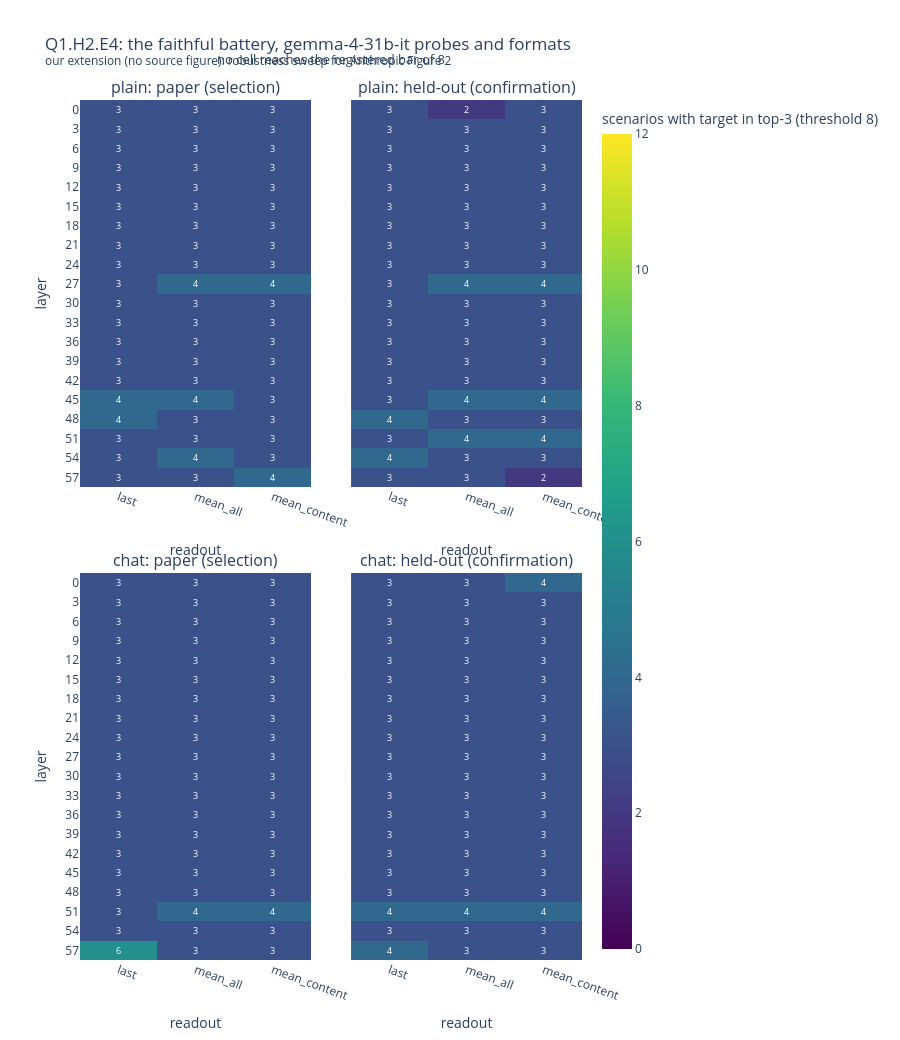

The code cell stored with this chart in its notebook:
### Code cell
# this cell draws the four sweep grids with per-cell scores (bold at the pass bar of 8)
titles = [
    f"{fmt}: {'paper (selection)' if kind == 'scenario' else 'held-out (confirmation)'}"
    for fmt in formats
    for kind in ("scenario", "heldout")
]
fig = make_subplots(
    rows=len(formats),
    cols=2,
    subplot_titles=titles,
    shared_yaxes=True,
    horizontal_spacing=0.08,
    vertical_spacing=0.10,
)
for fi, fmt in enumerate(formats):
    for ki, kind in enumerate(("scenario", "heldout")):
        G = grids[(fmt, kind)]
        fig.add_trace(
            go.Heatmap(
                z=G,
                colorscale="Viridis",
                zmin=0,
                zmax=12,
                showscale=(fi == 0 and ki == 0),
                colorbar=dict(title="scenarios with target in top-3 (threshold 8)"),
            ),
            row=fi + 1,
            col=ki + 1,
        )
        for lp in range(len(layers)):
            for rp in range(len(READOUTS)):
                v = int(G[lp, rp])
                fig.add_annotation(
                    x=rp,
                    y=lp,
                    text=f"<b>{v}</b>" if v >= 8 else str(v),
                    showarrow=False,
                    font=dict(size=9, color="white" if v < 7 else "black"),
                    row=fi + 1,
                    col=ki + 1,
                )
        fig.update_xaxes(
            tickvals=list(range(len(READOUTS))),
            ticktext=READOUTS,
            tickangle=20,
            title_text="readout",
            row=fi + 1,
            col=ki + 1,
        )
        fig.update_yaxes(autorange="reversed", row=fi + 1, col=ki + 1)
    fig.update_yaxes(
        tickvals=list(range(len(layers))),
        ticktext=[str(l) for l in layers],
        title_text="layer",
        row=fi + 1,
        col=1,
    )
fig.update_layout(
    title="Q1.H2.E4: the faithful battery, gemma-4-31b-it probes and formats<br><sup>our extension (no source figure): robustness sweep for Anthropic Figure 2</sup>",
    height=520 * len(formats),
    width=900,
)
fig.add_annotation(
    text="no cell reaches the registered bar of 8",
    xref="paper",
    yref="paper",
    x=0.5,
    y=1.06,
    showarrow=False,
    font=dict(size=13),
)
fig.show()

### Figure 1 — Plotly figure (JSON) as saved in the notebook; plotly's stock layout.template omitted (floating-point values rounded to 4 significant figures)
{"data": [{"colorbar": {"title": {"text": "scenarios with target in top-3 (threshold 8)"}}, "colorscale": [[0.0, "#440154"], [0.1111, "#482878"], [0.2222, "#3e4989"], [0.3333, "#31688e"], [0.4444, "#26828e"], [0.5556, "#1f9e89"], [0.6667, "#35b779"], [0.7778, "#6ece58"], [0.8889, "#b5de2b"], [1.0, "#fde725"]], "showscale": true, "type": "heatmap", "xaxis": "x", "yaxis": "y", "z": [[3, 3, 3], [3, 3, 3], [3, 3, 3], [3, 3, 3], [3, 3, 3], [3, 3, 3], [3, 3, 3], [3, 3, 3], [3, 3, 3], [3, 4, 4], [3, 3, 3], [3, 3, 3], [3, 3, 3], [3, 3, 3], [3, 3, 3], [4, 4, 3], [4, 3, 3], [3, 3, 3], [3, 4, 3], [3, 3, 4]], "zmax": 12, "zmin": 0}, {"colorbar": {"title": {"text": "scenarios with target in top-3 (threshold 8)"}}, "colorscale": [[0.0, "#440154"], [0.1111, "#482878"], [0.2222, "#3e4989"], [0.3333, "#31688e"], [0.4444, "#26828e"], [0.5556, "#1f9e89"], [0.6667, "#35b779"], [0.7778, "#6ece58"], [0.8889, "#b5de2b"], [1.0, "#fde725"]], "showscale": false, "type": "heatmap", "xaxis": "x2", "yaxis": "y2", "z": [[3, 2, 3], [3, 3, 3], [3, 3, 3], [3, 3, 3], [3, 3, 3], [3, 3, 3], [3, 3, 3], [3, 3, 3], [3, 3, 3], [3, 4, 4], [3, 3, 3], [3, 3, 3], [3, 3, 3], [3, 3, 3], [3, 3, 3], [3, 4, 4], [4, 3, 3], [3, 4, 4], [4, 3, 3], [3, 3, 2]], "zmax": 12, "zmin": 0}, {"colorbar": {"title": {"text": "scenarios with target in top-3 (threshold 8)"}}, "colorscale": [[0.0, "#440154"], [0.1111, "#482878"], [0.2222, "#3e4989"], [0.3333, "#31688e"], [0.4444, "#26828e"], [0.5556, "#1f9e89"], [0.6667, "#35b779"], [0.7778, "#6ece58"], [0.8889, "#b5de2b"], [1.0, "#fde725"]], "showscale": false, "type": "heatmap", "xaxis": "x3", "yaxis": "y3", "z": [[3, 3, 3], [3, 3, 3], [3, 3, 3], [3, 3, 3], [3, 3, 3], [3, 3, 3], [3, 3, 3], [3, 3, 3], [3, 3, 3], [3, 3, 3], [3, 3, 3], [3, 3, 3], [3, 3, 3], [3, 3, 3], [3, 3, 3], [3, 3, 3], [3, 3, 3], [3, 4, 4], [3, 3, 3], [6, 3, 3]], "zmax": 12, "zmin": 0}, {"colorbar": {"title": {"text": "scenarios with target in top-3 (threshold 8)"}}, "colorscale": [[0.0, "#440154"], [0.1111, "#482878"], [0.2222, "#3e4989"], [0.3333, "#31688e"], [0.4444, "#26828e"], [0.5556, "#1f9e89"], [0.6667, "#35b779"], [0.7778, "#6ece58"], [0.8889, "#b5de2b"], [1.0, "#fde725"]], "showscale": false, "type": "heatmap", "xaxis": "x4", "yaxis": "y4", "z": [[3, 3, 4], [3, 3, 3], [3, 3, 3], [3, 3, 3], [3, 3, 3], [3, 3, 3], [3, 3, 3], [3, 3, 3], [3, 3, 3], [3, 3, 3], [3, 3, 3], [3, 3, 3], [3, 3, 3], [3, 3, 3], [3, 3, 3], [3, 3, 3], [3, 3, 3], [4, 4, 4], [3, 3, 3], [4, 3, 3]], "zmax": 12, "zmin": 0}], "layout": {"annotations": [{"font": {"size": 16}, "showarrow": false, "text": "plain: paper (selection)", "x": 0.23, "xanchor": "center", "xref": "paper", "y": 1.0, "yanchor": "bottom", "yref": "paper"}, {"font": {"size": 16}, "showarrow": false, "text": "plain: held-out (confirmation)", "x": 0.77, "xanchor": "center", "xref": "paper", "y": 1.0, "yanchor": "bottom", "yref": "paper"}, {"font": {"size": 16}, "showarrow": false, "text": "chat: paper (selection)", "x": 0.23, "xanchor": "center", "xref": "paper", "y": 0.45, "yanchor": "bottom", "yref": "paper"}, {"font": {"size": 16}, "showarrow": false, "text": "chat: held-out (confirmation)", "x": 0.77, "xanchor": "center", "xref": "paper", "y": 0.45, "yanchor": "bottom", "yref": "paper"}, {"font": {"color": "white", "size": 9}, "showarrow": false, "text": "3", "x": 0, "xref": "x", "y": 0, "yref": "y"}, {"font": {"color": "white", "size": 9}, "showarrow": false, "text": "3", "x": 1, "xref": "x", "y": 0, "yref": "y"}, {"font": {"color": "white", "size": 9}, "showarrow": false, "text": "3", "x": 2, "xref": "x", "y": 0, "yref": "y"}, {"font": {"color": "white", "size": 9}, "showarrow": false, "text": "3", "x": 0, "xref": "x", "y": 1, "yref": "y"}, {"font": {"color": "white", "size": 9}, "showarrow": false, "text": "3", "x": 1, "xref": "x", "y": 1, "yref": "y"}, {"font": {"color": "white", "size": 9}, "showarrow": false, "text": "3", "x": 2, "xref": "x", "y": 1, "yref": "y"}, {"font": {"color": "white", "size": 9}, "showarrow": false, "text": "3", "x": 0, "xref": "x", "y": 2, "yref": "y"}, {"font": {"color": "white", "size": 9}, "showarrow": false, "text": "3", "x": 1, "xref": "x", "y": 2, "yref": "y"}, {"font": {"color": "white", "size": 9}, "showarrow": false, "text": "3", "x": 2, "xref": "x", "y": 2, "yref": "y"}, {"font": {"color": "white", "size": 9}, "showarrow": false, "text": "3", "x": 0, "xref": "x", "y": 3, "yref": "y"}, {"font": {"color": "white", "size": 9}, "showarrow": false, "text": "3", "x": 1, "xref": "x", "y": 3, "yref": "y"}, {"font": {"color": "white", "size": 9}, "showarrow": false, "text": "3", "x": 2, "xref": "x", "y": 3, "yref": "y"}, {"font": {"color": "white", "size": 9}, "showarrow": false, "text": "3", "x": 0, "xref": "x", "y": 4, "yref": "y"}, {"font": {"color": "white", "size": 9}, "showarrow": false, "text": "3", "x": 1, "xref": "x", "y": 4, "yref": "y"}, {"font": {"color": "white", "size": 9}, "showarrow": false, "text": "3", "x": 2, "xref": "x", "y": 4, "yref": "y"}, {"font": {"color": "white", "size": 9}, "showarrow": false, "text": "3", "x": 0, "xref": "x", "y": 5, "yref": "y"}, {"font": {"color": "white", "size": 9}, "showarrow": false, "text": "3", "x": 1, "xref": "x", "y": 5, "yref": "y"}, {"font": {"color": "white", "size": 9}, "showarrow": false, "text": "3", "x": 2, "xref": "x", "y": 5, "yref": "y"}, {"font": {"color": "white", "size": 9}, "showarrow": false, "text": "3", "x": 0, "xref": "x", "y": 6, "yref": "y"}, {"font": {"color": "white", "size": 9}, "showarrow": false, "text": "3", "x": 1, "xref": "x", "y": 6, "yref": "y"}, {"font": {"color": "white", "size": 9}, "showarrow": false, "text": "3", "x": 2, "xref": "x", "y": 6, "yref": "y"}, {"font": {"color": "white", "size": 9}, "showarrow": false, "text": "3", "x": 0, "xref": "x", "y": 7, "yref": "y"}, {"font": {"color": "white", "size": 9}, "showarrow": false, "text": "3", "x": 1, "xref": "x", "y": 7, "yref": "y"}, {"font": {"color": "white", "size": 9}, "showarrow": false, "text": "3", "x": 2, "xref": "x", "y": 7, "yref": "y"}, {"font": {"color": "white", "size": 9}, "showarrow": false, "text": "3", "x": 0, "xref": "x", "y": 8, "yref": "y"}, {"font": {"color": "white", "size": 9}, "showarrow": false, "text": "3", "x": 1, "xref": "x", "y": 8, "yref": "y"}, {"font": {"color": "white", "size": 9}, "showarrow": false, "text": "3", "x": 2, "xref": "x", "y": 8, "yref": "y"}, {"font": {"color": "white", "size": 9}, "showarrow": false, "text": "3", "x": 0, "xref": "x", "y": 9, "yref": "y"}, {"font": {"color": "white", "size": 9}, "showarrow": false, "text": "4", "x": 1, "xref": "x", "y": 9, "yref": "y"}, {"font": {"color": "white", "size": 9}, "showarrow": false, "text": "4", "x": 2, "xref": "x", "y": 9, "yref": "y"}, {"font": {"color": "white", "size": 9}, "showarrow": false, "text": "3", "x": 0, "xref": "x", "y": 10, "yref": "y"}, {"font": {"color": "white", "size": 9}, "showarrow": false, "text": "3", "x": 1, "xref": "x", "y": 10, "yref": "y"}, {"font": {"color": "white", "size": 9}, "showarrow": false, "text": "3", "x": 2, "xref": "x", "y": 10, "yref": "y"}, {"font": {"color": "white", "size": 9}, "showarrow": false, "text": "3", "x": 0, "xref": "x", "y": 11, "yref": "y"}, {"font": {"color": "white", "size": 9}, "showarrow": false, "text": "3", "x": 1, "xref": "x", "y": 11, "yref": "y"}, {"font": {"color": "white", "size": 9}, "showarrow": false, "text": "3", "x": 2, "xref": "x", "y": 11, "yref": "y"}, {"font": {"color": "white", "size": 9}, "showarrow": false, "text": "3", "x": 0, "xref": "x", "y": 12, "yref": "y"}, {"font": {"color": "white", "size": 9}, "showarrow": false, "text": "3", "x": 1, "xref": "x", "y": 12, "yref": "y"}, {"font": {"color": "white", "size": 9}, "showarrow": false, "text": "3", "x": 2, "xref": "x", "y": 12, "yref": "y"}, {"font": {"color": "white", "size": 9}, "showarrow": false, "text": "3", "x": 0, "xref": "x", "y": 13, "yref": "y"}, {"font": {"color": "white", "size": 9}, "showarrow": false, "text": "3", "x": 1, "xref": "x", "y": 13, "yref": "y"}, {"font": {"color": "white", "size": 9}, "showarrow": false, "text": "3", "x": 2, "xref": "x", "y": 13, "yref": "y"}, {"font": {"color": "white", "size": 9}, "showarrow": false, "text": "3", "x": 0, "xref": "x", "y": 14, "yref": "y"}, {"font": {"color": "white", "size": 9}, "showarrow": false, "text": "3", "x": 1, "xref": "x", "y": 14, "yref": "y"}, {"font": {"color": "white", "size": 9}, "showarrow": false, "text": "3", "x": 2, "xref": "x", "y": 14, "yref": "y"}, {"font": {"color": "white", "size": 9}, "showarrow": false, "text": "4", "x": 0, "xref": "x", "y": 15, "yref": "y"}, {"font": {"color": "white", "size": 9}, "showarrow": false, "text": "4", "x": 1, "xref": "x", "y": 15, "yref": "y"}, {"font": {"color": "white", "size": 9}, "showarrow": false, "text": "3", "x": 2, "xref": "x", "y": 15, "yref": "y"}, {"font": {"color": "white", "size": 9}, "showarrow": false, "text": "4", "x": 0, "xref": "x", "y": 16, "yref": "y"}, {"font": {"color": "white", "size": 9}, "showarrow": false, "text": "3", "x": 1, "xref": "x", "y": 16, "yref": "y"}, {"font": {"color": "white", "size": 9}, "showarrow": false, "text": "3", "x": 2, "xref": "x", "y": 16, "yref": "y"}, {"font": {"color": "white", "size": 9}, "showarrow": false, "text": "3", "x": 0, "xref": "x", "y": 17, "yref": "y"}, {"font": {"color": "white", "size": 9}, "showarrow": false, "text": "3", "x": 1, "xref": "x", "y": 17, "yref": "y"}, {"font": {"color": "white", "size": 9}, "showarrow": false, "text": "3", "x": 2, "xref": "x", "y": 17, "yref": "y"}, {"font": {"color": "white", "size": 9}, "showarrow": false, "text": "3", "x": 0, "xref": "x", "y": 18, "yref": "y"}, {"font": {"color": "white", "size": 9}, "showarrow": false, "text": "4", "x": 1, "xref": "x", "y": 18, "yref": "y"}, {"font": {"color": "white", "size": 9}, "showarrow": false, "text": "3", "x": 2, "xref": "x", "y": 18, "yref": "y"}, {"font": {"color": "white", "size": 9}, "showarrow": false, "text": "3", "x": 0, "xref": "x", "y": 19, "yref": "y"}, {"font": {"color": "white", "size": 9}, "showarrow": false, "text": "3", "x": 1, "xref": "x", "y": 19, "yref": "y"}, {"font": {"color": "white", "size": 9}, "showarrow": false, "text": "4", "x": 2, "xref": "x", "y": 19, "yref": "y"}, {"font": {"color": "white", "size": 9}, "showarrow": false, "text": "3", "x": 0, "xref": "x2", "y": 0, "yref": "y2"}, {"font": {"color": "white", "size": 9}, "showarrow": false, "text": "2", "x": 1, "xref": "x2", "y": 0, "yref": "y2"}, {"font": {"color": "white", "size": 9}, "showarrow": false, "text": "3", "x": 2, "xref": "x2", "y": 0, "yref": "y2"}, {"font": {"color": "white", "size": 9}, "showarrow": false, "text": "3", "x": 0, "xref": "x2", "y": 1, "yref": "y2"}, {"font": {"color": "white", "size": 9}, "showarrow": false, "text": "3", "x": 1, "xref": "x2", "y": 1, "yref": "y2"}, {"font": {"color": "white", "size": 9}, "showarrow": false, "text": "3", "x": 2, "xref": "x2", "y": 1, "yref": "y2"}, {"font": {"color": "white", "size": 9}, "showarrow": false, "text": "3", "x": 0, "xref": "x2", "y": 2, "yref": "y2"}, {"font": {"color": "white", "size": 9}, "showarrow": false, "text": "3", "x": 1, "xref": "x2", "y": 2, "yref": "y2"}, {"font": {"color": "white", "size": 9}, "showarrow": false, "text": "3", "x": 2, "xref": "x2", "y": 2, "yref": "y2"}, {"font": {"color": "white", "size": 9}, "showarrow": false, "text": "3", "x": 0, "xref": "x2", "y": 3, "yref": "y2"}, {"font": {"color": "white", "size": 9}, "showarrow": false, "text": "3", "x": 1, "xref": "x2", "y": 3, "yref": "y2"}, {"font": {"color": "white", "size": 9}, "showarrow": false, "text": "3", "x": 2, "xref": "x2", "y": 3, "yref": "y2"}, {"font": {"color": "white", "size": 9}, "showarrow": false, "text": "3", "x": 0, "xref": "x2", "y": 4, "yref": "y2"}, {"font": {"color": "white", "size": 9}, "showarrow": false, "text": "3", "x": 1, "xref": "x2", "y": 4, "yref": "y2"}, {"font": {"color": "white", "size": 9}, "showarrow": false, "text": "3", "x": 2, "xref": "x2", "y": 4, "yref": "y2"}, {"font": {"color": "white", "size": 9}, "showarrow": false, "text": "3", "x": 0, "xref": "x2", "y": 5, "yref": "y2"}, {"font": {"color": "white", "size": 9}, "showarrow": false, "text": "3", "x": 1, "xref": "x2", "y": 5, "yref": "y2"}, {"font": {"color": "white", "size": 9}, "showarrow": false, "text": "3", "x": 2, "xref": "x2", "y": 5, "yref": "y2"}, {"font": {"color": "white", "size": 9}, "showarrow": false, "text": "3", "x": 0, "xref": "x2", "y": 6, "yref": "y2"}, {"font": {"color": "white", "size": 9}, "showarrow": false, "text": "3", "x": 1, "xref": "x2", "y": 6, "yref": "y2"}, {"font": {"color": "white", "size": 9}, "showarrow": false, "text": "3", "x": 2, "xref": "x2", "y": 6, "yref": "y2"}, {"font": {"color": "white", "size": 9}, "showarrow": false, "text": "3", "x": 0, "xref": "x2", "y": 7, "yref": "y2"}, {"font": {"color": "white", "size": 9}, "showarrow": false, "text": "3", "x": 1, "xref": "x2", "y": 7, "yref": "y2"}, {"font": {"color": "white", "size": 9}, "showarrow": false, "text": "3", "x": 2, "xref": "x2", "y": 7, "yref": "y2"}, {"font": {"color": "white", "size": 9}, "showarrow": false, "text": "3", "x": 0, "xref": "x2", "y": 8, "yref": "y2"}, {"font": {"color": "white", "size": 9}, "showarrow": false, "text": "3", "x": 1, "xref": "x2", "y": 8, "yref": "y2"}, {"font": {"color": "white", "size": 9}, "showarrow": false, "text": "3", "x": 2, "xref": "x2", "y": 8, "yref": "y2"}, {"font": {"color": "white", "size": 9}, "showarrow": false, "text": "3", "x": 0, "xref": "x2", "y": 9, "yref": "y2"}, {"font": {"color": "white", "size": 9}, "showarrow": false, "text": "4", "x": 1, "xref": "x2", "y": 9, "yref": "y2"}, {"font": {"color": "white", "size": 9}, "showarrow": false, "text": "4", "x": 2, "xref": "x2", "y": 9, "yref": "y2"}, {"font": {"color": "white", "size": 9}, "showarrow": false, "text": "3", "x": 0, "xref": "x2", "y": 10, "yref": "y2"}, {"font": {"color": "white", "size": 9}, "showarrow": false, "text": "3", "x": 1, "xref": "x2", "y": 10, "yref": "y2"}, {"font": {"color": "white", "size": 9}, "showarrow": false, "text": "3", "x": 2, "xref": "x2", "y": 10, "yref": "y2"}, {"font": {"color": "white", "size": 9}, "showarrow": false, "text": "3", "x": 0, "xref": "x2", "y": 11, "yref": "y2"}, {"font": {"color": "white", "size": 9}, "showarrow": false, "text": "3", "x": 1, "xref": "x2", "y": 11, "yref": "y2"}, {"font": {"color": "white", "size": 9}, "showarrow": false, "text": "3", "x": 2, "xref": "x2", "y": 11, "yref": "y2"}, {"font": {"color": "white", "size": 9}, "showarrow": false, "text": "3", "x": 0, "xref": "x2", "y": 12, "yref": "y2"}, {"font": {"color": "white", "size": 9}, "showarrow": false, "text": "3", "x": 1, "xref": "x2", "y": 12, "yref": "y2"}, {"font": {"color": "white", "size": 9}, "showarrow": false, "text": "3", "x": 2, "xref": "x2", "y": 12, "yref": "y2"}, {"font": {"color": "white", "size": 9}, "showarrow": false, "text": "3", "x": 0, "xref": "x2", "y": 13, "yref": "y2"}, {"font": {"color": "white", "size": 9}, "showarrow": false, "text": "3", "x": 1, "xref": "x2", "y": 13, "yref": "y2"}, {"font": {"color": "white", "size": 9}, "showarrow": false, "text": "3", "x": 2, "xref": "x2", "y": 13, "yref": "y2"}, {"font": {"color": "white", "size": 9}, "showarrow": false, "text": "3", "x": 0, "xref": "x2", "y": 14, "yref": "y2"}, {"font": {"color": "white", "size": 9}, "showarrow": false, "text": "3", "x": 1, "xref": "x2", "y": 14, "yref": "y2"}, {"font": {"color": "white", "size": 9}, "showarrow": false, "text": "3", "x": 2, "xref": "x2", "y": 14, "yref": "y2"}, {"font": {"color": "white", "size": 9}, "showarrow": false, "text": "3", "x": 0, "xref": "x2", "y": 15, "yref": "y2"}, {"font": {"color": "white", "size": 9}, "showarrow": false, "text": "4", "x": 1, "xref": "x2", "y": 15, "yref": "y2"}, {"font": {"color": "white", "size": 9}, "showarrow": false, "text": "4", "x": 2, "xref": "x2", "y": 15, "yref": "y2"}, {"font": {"color": "white", "size": 9}, "showarrow": false, "text": "4", "x": 0, "xref": "x2", "y": 16, "yref": "y2"}, {"font": {"color": "white", "size": 9}, "showarrow": false, "text": "3", "x": 1, "xref": "x2", "y": 16, "yref": "y2"}, {"font": {"color": "white", "size": 9}, "showarrow": false, "text": "3", "x": 2, "xref": "x2", "y": 16, "yref": "y2"}, {"font": {"color": "white", "size": 9}, "showarrow": false, "text": "3", "x": 0, "xref": "x2", "y": 17, "yref": "y2"}, {"font": {"color": "white", "size": 9}, "showarrow": false, "text": "4", "x": 1, "xref": "x2", "y": 17, "yref": "y2"}, {"font": {"color": "white", "size": 9}, "showarrow": false, "text": "4", "x": 2, "xref": "x2", "y": 17, "yref": "y2"}, {"font": {"color": "white", "size": 9}, "showarrow": false, "text": "4", "x": 0, "xref": "x2", "y": 18, "yref": "y2"}, {"font": {"color": "white", "size": 9}, "showarrow": false, "text": "3", "x": 1, "xref": "x2", "y": 18, "yref": "y2"}, {"font": {"color": "white", "size": 9}, "showarrow": false, "text": "3", "x": 2, "xref": "x2", "y": 18, "yref": "y2"}, {"font": {"color": "white", "size": 9}, "showarrow": false, "text": "3", "x": 0, "xref": "x2", "y": 19, "yref": "y2"}, {"font": {"color": "white", "size": 9}, "showarrow": false, "text": "3", "x": 1, "xref": "x2", "y": 19, "yref": "y2"}, {"font": {"color": "white", "size": 9}, "showarrow": false, "text": "2", "x": 2, "xref": "x2", "y": 19, "yref": "y2"}, {"font": {"color": "white", "size": 9}, "showarrow": false, "text": "3", "x": 0, "xref": "x3", "y": 0, "yref": "y3"}, {"font": {"color": "white", "size": 9}, "showarrow": false, "text": "3", "x": 1, "xref": "x3", "y": 0, "yref": "y3"}, {"font": {"color": "white", "size": 9}, "showarrow": false, "text": "3", "x": 2, "xref": "x3", "y": 0, "yref": "y3"}, {"font": {"color": "white", "size": 9}, "showarrow": false, "text": "3", "x": 0, "xref": "x3", "y": 1, "yref": "y3"}, {"font": {"color": "white", "size": 9}, "showarrow": false, "text": "3", "x": 1, "xref": "x3", "y": 1, "yref": "y3"}, {"font": {"color": "white", "size": 9}, "showarrow": false, "text": "3", "x": 2, "xref": "x3", "y": 1, "yref": "y3"}, {"font": {"color": "white", "size": 9}, "showarrow": false, "text": "3", "x": 0, "xref": "x3", "y": 2, "yref": "y3"}, {"font": {"color": "white", "size": 9}, "showarrow": false, "text": "3", "x": 1, "xref": "x3", "y": 2, "yref": "y3"}, {"font": {"color": "white", "size": 9}, "showarrow": false, "text": "3", "x": 2, "xref": "x3", "y": 2, "yref": "y3"}, {"font": {"color": "white", "size": 9}, "showarrow": false, "text": "3", "x": 0, "xref": "x3", "y": 3, "yref": "y3"}, {"font": {"color": "white", "size": 9}, "showarrow": false, "text": "3", "x": 1, "xref": "x3", "y": 3, "yref": "y3"}, {"font": {"color": "white", "size": 9}, "showarrow": false, "text": "3", "x": 2, "xref": "x3", "y": 3, "yref": "y3"}, {"font": {"color": "white", "size": 9}, "showarrow": false, "text": "3", "x": 0, "xref": "x3", "y": 4, "yref": "y3"}, {"font": {"color": "white", "size": 9}, "showarrow": false, "text": "3", "x": 1, "xref": "x3", "y": 4, "yref": "y3"}, {"font": {"color": "white", "size": 9}, "showarrow": false, "text": "3", "x": 2, "xref": "x3", "y": 4, "yref": "y3"}, {"font": {"color": "white", "size": 9}, "showarrow": false, "text": "3", "x": 0, "xref": "x3", "y": 5, "yref": "y3"}, {"font": {"color": "white", "size": 9}, "showarrow": false, "text": "3", "x": 1, "xref": "x3", "y": 5, "yref": "y3"}, {"font": {"color": "white", "size": 9}, "showarrow": false, "text": "3", "x": 2, "xref": "x3", "y": 5, "yref": "y3"}, {"font": {"color": "white", "size": 9}, "showarrow": false, "text": "3", "x": 0, "xref": "x3", "y": 6, "yref": "y3"}, {"font": {"color": "white", "size": 9}, "showarrow": false, "text": "3", "x": 1, "xref": "x3", "y": 6, "yref": "y3"}, {"font": {"color": "white", "size": 9}, "showarrow": false, "text": "3", "x": 2, "xref": "x3", "y": 6, "yref": "y3"}, {"font": {"color": "white", "size": 9}, "showarrow": false, "text": "3", "x": 0, "xref": "x3", "y": 7, "yref": "y3"}, {"font": {"color": "white", "size": 9}, "showarrow": false, "text": "3", "x": 1, "xref": "x3", "y": 7, "yref": "y3"}, {"font": {"color": "white", "size": 9}, "showarrow": false, "text": "3", "x": 2, "xref": "x3", "y": 7, "yref": "y3"}, {"font": {"color": "white", "size": 9}, "showarrow": false, "text": "3", "x": 0, "xref": "x3", "y": 8, "yref": "y3"}, {"font": {"color": "white", "size": 9}, "showarrow": false, "text": "3", "x": 1, "xref": "x3", "y": 8, "yref": "y3"}, {"font": {"color": "white", "size": 9}, "showarrow": false, "text": "3", "x": 2, "xref": "x3", "y": 8, "yref": "y3"}, {"font": {"color": "white", "size": 9}, "showarrow": false, "text": "3", "x": 0, "xref": "x3", "y": 9, "yref": "y3"}, {"font": {"color": "white", "size": 9}, "showarrow": false, "text": "3", "x": 1, "xref": "x3", "y": 9, "yref": "y3"}, {"font": {"color": "white", "size": 9}, "showarrow": false, "text": "3", "x": 2, "xref": "x3", "y": 9, "yref": "y3"}, {"font": {"color": "white", "size": 9}, "showarrow": false, "text": "3", "x": 0, "xref": "x3", "y": 10, "yref": "y3"}, {"font": {"color": "white", "size": 9}, "showarrow": false, "text": "3", "x": 1, "xref": "x3", "y": 10, "yref": "y3"}, {"font": {"color": "white", "size": 9}, "showarrow": false, "text": "3", "x": 2, "xref": "x3", "y": 10, "yref": "y3"}, {"font": {"color": "white", "size": 9}, "showarrow": false, "text": "3", "x": 0, "xref": "x3", "y": 11, "yref": "y3"}, {"font": {"color": "white", "size": 9}, "showarrow": false, "text": "3", "x": 1, "xref": "x3", "y": 11, "yref": "y3"}, {"font": {"color": "white", "size": 9}, "showarrow": false, "text": "3", "x": 2, "xref": "x3", "y": 11, "yref": "y3"}, {"font": {"color": "white", "size": 9}, "showarrow": false, "text": "3", "x": 0, "xref": "x3", "y": 12, "yref": "y3"}, {"font": {"color": "white", "size": 9}, "showarrow": false, "text": "3", "x": 1, "xref": "x3", "y": 12, "yref": "y3"}, {"font": {"color": "white", "size": 9}, "showarrow": false, "text": "3", "x": 2, "xref": "x3", "y": 12, "yref": "y3"}, {"font": {"color": "white", "size": 9}, "showarrow": false, "text": "3", "x": 0, "xref": "x3", "y": 13, "yref": "y3"}, {"font": {"color": "white", "size": 9}, "showarrow": false, "text": "3", "x": 1, "xref": "x3", "y": 13, "yref": "y3"}, {"font": {"color": "white", "size": 9}, "showarrow": false, "text": "3", "x": 2, "xref": "x3", "y": 13, "yref": "y3"}, {"font": {"color": "white", "size": 9}, "showarrow": false, "text": "3", "x": 0, "xref": "x3", "y": 14, "yref": "y3"}, {"font": {"color": "white", "size": 9}, "showarrow": false, "text": "3", "x": 1, "xref": "x3", "y": 14, "yref": "y3"}, {"font": {"color": "white", "size": 9}, "showarrow": false, "text": "3", "x": 2, "xref": "x3", "y": 14, "yref": "y3"}, {"font": {"color": "white", "size": 9}, "showarrow": false, "text": "3", "x": 0, "xref": "x3", "y": 15, "yref": "y3"}, {"font": {"color": "white", "size": 9}, "showarrow": false, "text": "3", "x": 1, "xref": "x3", "y": 15, "yref": "y3"}, {"font": {"color": "white", "size": 9}, "showarrow": false, "text": "3", "x": 2, "xref": "x3", "y": 15, "yref": "y3"}, {"font": {"color": "white", "size": 9}, "showarrow": false, "text": "3", "x": 0, "xref": "x3", "y": 16, "yref": "y3"}, {"font": {"color": "white", "size": 9}, "showarrow": false, "text": "3", "x": 1, "xref": "x3", "y": 16, "yref": "y3"}, {"font": {"color": "white", "size": 9}, "showarrow": false, "text": "3", "x": 2, "xref": "x3", "y": 16, "yref": "y3"}, {"font": {"color": "white", "size": 9}, "showarrow": false, "text": "3", "x": 0, "xref": "x3", "y": 17, "yref": "y3"}, {"font": {"color": "white", "size": 9}, "showarrow": false, "text": "4", "x": 1, "xref": "x3", "y": 17, "yref": "y3"}, {"font": {"color": "white", "size": 9}, "showarrow": false, "text": "4", "x": 2, "xref": "x3", "y": 17, "yref": "y3"}, {"font": {"color": "white", "size": 9}, "showarrow": false, "text": "3", "x": 0, "xref": "x3", "y": 18, "yref": "y3"}, {"font": {"color": "white", "size": 9}, "showarrow": false, "text": "3", "x": 1, "xref": "x3", "y": 18, "yref": "y3"}, {"font": {"color": "white", "size": 9}, "showarrow": false, "text": "3", "x": 2, "xref": "x3", "y": 18, "yref": "y3"}, {"font": {"color": "white", "size": 9}, "showarrow": false, "text": "6", "x": 0, "xref": "x3", "y": 19, "yref": "y3"}, {"font": {"color": "white", "size": 9}, "showarrow": false, "text": "3", "x": 1, "xref": "x3", "y": 19, "yref": "y3"}, {"font": {"color": "white", "size": 9}, "showarrow": false, "text": "3", "x": 2, "xref": "x3", "y": 19, "yref": "y3"}, {"font": {"color": "white", "size": 9}, "showarrow": false, "text": "3", "x": 0, "xref": "x4", "y": 0, "yref": "y4"}, {"font": {"color": "white", "size": 9}, "showarrow": false, "text": "3", "x": 1, "xref": "x4", "y": 0, "yref": "y4"}, {"font": {"color": "white", "size": 9}, "showarrow": false, "text": "4", "x": 2, "xref": "x4", "y": 0, "yref": "y4"}, {"font": {"color": "white", "size": 9}, "showarrow": false, "text": "3", "x": 0, "xref": "x4", "y": 1, "yref": "y4"}, {"font": {"color": "white", "size": 9}, "showarrow": false, "text": "3", "x": 1, "xref": "x4", "y": 1, "yref": "y4"}, {"font": {"color": "white", "size": 9}, "showarrow": false, "text": "3", "x": 2, "xref": "x4", "y": 1, "yref": "y4"}, {"font": {"color": "white", "size": 9}, "showarrow": false, "text": "3", "x": 0, "xref": "x4", "y": 2, "yref": "y4"}, {"font": {"color": "white", "size": 9}, "showarrow": false, "text": "3", "x": 1, "xref": "x4", "y": 2, "yref": "y4"}, {"font": {"color": "white", "size": 9}, "showarrow": false, "text": "3", "x": 2, "xref": "x4", "y": 2, "yref": "y4"}, {"font": {"color": "white", "size": 9}, "showarrow": false, "text": "3", "x": 0, "xref": "x4", "y": 3, "yref": "y4"}, {"font": {"color": "white", "size": 9}, "showarrow": false, "text": "3", "x": 1, "xref": "x4", "y": 3, "yref": "y4"}, {"font": {"color": "white", "size": 9}, "showarrow": false, "text": "3", "x": 2, "xref": "x4", "y": 3, "yref": "y4"}, {"font": {"color": "white", "size": 9}, "showarrow": false, "text": "3", "x": 0, "xref": "x4", "y": 4, "yref": "y4"}, {"font": {"color": "white", "size": 9}, "showarrow": false, "text": "3", "x": 1, "xref": "x4", "y": 4, "yref": "y4"}, {"font": {"color": "white", "size": 9}, "showarrow": false, "text": "3", "x": 2, "xref": "x4", "y": 4, "yref": "y4"}, {"font": {"color": "white", "size": 9}, "showarrow": false, "text": "3", "x": 0, "xref": "x4", "y": 5, "yref": "y4"}, {"font": {"color": "white", "size": 9}, "showarrow": false, "text": "3", "x": 1, "xref": "x4", "y": 5, "yref": "y4"}, {"font": {"color": "white", "size": 9}, "showarrow": false, "text": "3", "x": 2, "xref": "x4", "y": 5, "yref": "y4"}, {"font": {"color": "white", "size": 9}, "showarrow": false, "text": "3", "x": 0, "xref": "x4", "y": 6, "yref": "y4"}, {"font": {"color": "white", "size": 9}, "showarrow": false, "text": "3", "x": 1, "xref": "x4", "y": 6, "yref": "y4"}, {"font": {"color": "white", "size": 9}, "showarrow": false, "text": "3", "x": 2, "xref": "x4", "y": 6, "yref": "y4"}, {"font": {"color": "white", "size": 9}, "showarrow": false, "text": "3", "x": 0, "xref": "x4", "y": 7, "yref": "y4"}, {"font": {"color": "white", "size": 9}, "showarrow": false, "text": "3", "x": 1, "xref": "x4", "y": 7, "yref": "y4"}, {"font": {"color": "white", "size": 9}, "showarrow": false, "text": "3", "x": 2, "xref": "x4", "y": 7, "yref": "y4"}, {"font": {"color": "white", "size": 9}, "showarrow": false, "text": "3", "x": 0, "xref": "x4", "y": 8, "yref": "y4"}, {"font": {"color": "white", "size": 9}, "showarrow": false, "text": "3", "x": 1, "xref": "x4", "y": 8, "yref": "y4"}, {"font": {"color": "white", "size": 9}, "showarrow": false, "text": "3", "x": 2, "xref": "x4", "y": 8, "yref": "y4"}, {"font": {"color": "white", "size": 9}, "showarrow": false, "text": "3", "x": 0, "xref": "x4", "y": 9, "yref": "y4"}, {"font": {"color": "white", "size": 9}, "showarrow": false, "text": "3", "x": 1, "xref": "x4", "y": 9, "yref": "y4"}, {"font": {"color": "white", "size": 9}, "showarrow": false, "text": "3", "x": 2, "xref": "x4", "y": 9, "yref": "y4"}, {"font": {"color": "white", "size": 9}, "showarrow": false, "text": "3", "x": 0, "xref": "x4", "y": 10, "yref": "y4"}, {"font": {"color": "white", "size": 9}, "showarrow": false, "text": "3", "x": 1, "xref": "x4", "y": 10, "yref": "y4"}, {"font": {"color": "white", "size": 9}, "showarrow": false, "text": "3", "x": 2, "xref": "x4", "y": 10, "yref": "y4"}, {"font": {"color": "white", "size": 9}, "showarrow": false, "text": "3", "x": 0, "xref": "x4", "y": 11, "yref": "y4"}, {"font": {"color": "white", "size": 9}, "showarrow": false, "text": "3", "x": 1, "xref": "x4", "y": 11, "yref": "y4"}, {"font": {"color": "white", "size": 9}, "showarrow": false, "text": "3", "x": 2, "xref": "x4", "y": 11, "yref": "y4"}, {"font": {"color": "white", "size": 9}, "showarrow": false, "text": "3", "x": 0, "xref": "x4", "y": 12, "yref": "y4"}, {"font": {"color": "white", "size": 9}, "showarrow": false, "text": "3", "x": 1, "xref": "x4", "y": 12, "yref": "y4"}, {"font": {"color": "white", "size": 9}, "showarrow": false, "text": "3", "x": 2, "xref": "x4", "y": 12, "yref": "y4"}, {"font": {"color": "white", "size": 9}, "showarrow": false, "text": "3", "x": 0, "xref": "x4", "y": 13, "yref": "y4"}, {"font": {"color": "white", "size": 9}, "showarrow": false, "text": "3", "x": 1, "xref": "x4", "y": 13, "yref": "y4"}, {"font": {"color": "white", "size": 9}, "showarrow": false, "text": "3", "x": 2, "xref": "x4", "y": 13, "yref": "y4"}, {"font": {"color": "white", "size": 9}, "showarrow": false, "text": "3", "x": 0, "xref": "x4", "y": 14, "yref": "y4"}, {"font": {"color": "white", "size": 9}, "showarrow": false, "text": "3", "x": 1, "xref": "x4", "y": 14, "yref": "y4"}, {"font": {"color": "white", "size": 9}, "showarrow": false, "text": "3", "x": 2, "xref": "x4", "y": 14, "yref": "y4"}, {"font": {"color": "white", "size": 9}, "showarrow": false, "text": "3", "x": 0, "xref": "x4", "y": 15, "yref": "y4"}, {"font": {"color": "white", "size": 9}, "showarrow": false, "text": "3", "x": 1, "xref": "x4", "y": 15, "yref": "y4"}, {"font": {"color": "white", "size": 9}, "showarrow": false, "text": "3", "x": 2, "xref": "x4", "y": 15, "yref": "y4"}, {"font": {"color": "white", "size": 9}, "showarrow": false, "text": "3", "x": 0, "xref": "x4", "y": 16, "yref": "y4"}, {"font": {"color": "white", "size": 9}, "showarrow": false, "text": "3", "x": 1, "xref": "x4", "y": 16, "yref": "y4"}, {"font": {"color": "white", "size": 9}, "showarrow": false, "text": "3", "x": 2, "xref": "x4", "y": 16, "yref": "y4"}, {"font": {"color": "white", "size": 9}, "showarrow": false, "text": "4", "x": 0, "xref": "x4", "y": 17, "yref": "y4"}, {"font": {"color": "white", "size": 9}, "showarrow": false, "text": "4", "x": 1, "xref": "x4", "y": 17, "yref": "y4"}, {"font": {"color": "white", "size": 9}, "showarrow": false, "text": "4", "x": 2, "xref": "x4", "y": 17, "yref": "y4"}, {"font": {"color": "white", "size": 9}, "showarrow": false, "text": "3", "x": 0, "xref": "x4", "y": 18, "yref": "y4"}, {"font": {"color": "white", "size": 9}, "showarrow": false, "text": "3", "x": 1, "xref": "x4", "y": 18, "yref": "y4"}, {"font": {"color": "white", "size": 9}, "showarrow": false, "text": "3", "x": 2, "xref": "x4", "y": 18, "yref": "y4"}, {"font": {"color": "white", "size": 9}, "showarrow": false, "text": "4", "x": 0, "xref": "x4", "y": 19, "yref": "y4"}, {"font": {"color": "white", "size": 9}, "showarrow": false, "text": "3", "x": 1, "xref": "x4", "y": 19, "yref": "y4"}, {"font": {"color": "white", "size": 9}, "showarrow": false, "text": "3", "x": 2, "xref": "x4", "y": 19, "yref": "y4"}, {"font": {"size": 13}, "showarrow": false, "text": "no cell reaches the registered bar of 8", "x": 0.5, "xref": "paper", "y": 1.06, "yref": "paper"}], "height": 1040, "title": {"text": "Q1.H2.E4: the faithful battery, gemma-4-31b-it probes and formats<br><sup>our extension (no source figure): robustness sweep for Anthropic Figure 2</sup>"}, "width": 900, "xaxis": {"anchor": "y", "domain": [0.0, 0.46], "tickangle": 20, "ticktext": ["last", "mean_all", "mean_content"], "tickvals": [0, 1, 2], "title": {"text": "readout"}}, "xaxis2": {"anchor": "y2", "domain": [0.54, 1.0], "tickangle": 20, "ticktext": ["last", "mean_all", "mean_content"], "tickvals": [0, 1, 2], "title": {"text": "readout"}}, "xaxis3": {"anchor": "y3", "domain": [0.0, 0.46], "tickangle": 20, "ticktext": ["last", "mean_all", "mean_content"], "tickvals": [0, 1, 2], "title": {"text": "readout"}}, "xaxis4": {"anchor": "y4", "domain": [0.54, 1.0], "tickangle": 20, "ticktext": ["last", "mean_all", "mean_content"], "tickvals": [0, 1, 2], "title": {"text": "readout"}}, "yaxis": {"anchor": "x", "autorange": "reversed", "domain": [0.55, 1.0], "ticktext": ["0", "3", "6", "9", "12", "15", "18", "21", "24", "27", "30", "33", "36", "39", "42", "45", "48", "51", "54", "57"], "tickvals": [0, 1, 2, 3, 4, 5, 6, 7, 8, 9, 10, 11, 12, 13, 14, 15, 16, 17, 18, 19], "title": {"text": "layer"}}, "yaxis2": {"anchor": "x2", "autorange": "reversed", "domain": [0.55, 1.0], "matches": "y", "showticklabels": false}, "yaxis3": {"anchor": "x3", "autorange": "reversed", "domain": [0.0, 0.45], "ticktext": ["0", "3", "6", "9", "12", "15", "18", "21", "24", "27", "30", "33", "36", "39", "42", "45", "48", "51", "54", "57"], "tickvals": [0, 1, 2, 3, 4, 5, 6, 7, 8, 9, 10, 11, 12, 13, 14, 15, 16, 17, 18, 19], "title": {"text": "layer"}}, "yaxis4": {"anchor": "x4", "autorange": "reversed", "domain": [0.0, 0.45], "matches": "y3", "showticklabels": false}}}
